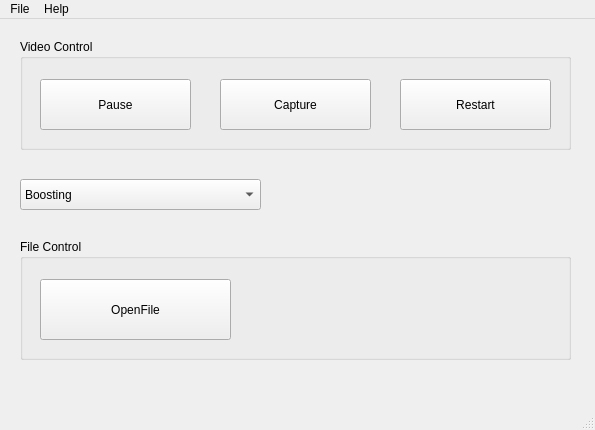
<?xml version="1.0" encoding="UTF-8"?>
<ui version="4.0">
 <class>MainWindow</class>
 <widget class="QMainWindow" name="MainWindow">
  <property name="geometry">
   <rect>
    <x>0</x>
    <y>0</y>
    <width>595</width>
    <height>430</height>
   </rect>
  </property>
  <property name="windowTitle">
   <string>MainWindow</string>
  </property>
  <widget class="QWidget" name="centralwidget">
   <widget class="QComboBox" name="comboBox">
    <property name="geometry">
     <rect>
      <x>20</x>
      <y>160</y>
      <width>241</width>
      <height>31</height>
     </rect>
    </property>
    <item>
     <property name="text">
      <string>Boosting</string>
     </property>
    </item>
    <item>
     <property name="text">
      <string>MIL</string>
     </property>
    </item>
    <item>
     <property name="text">
      <string>KCF</string>
     </property>
    </item>
    <item>
     <property name="text">
      <string>TLD</string>
     </property>
    </item>
    <item>
     <property name="text">
      <string>MedianFlow</string>
     </property>
    </item>
    <item>
     <property name="text">
      <string>GOTURN</string>
     </property>
    </item>
   </widget>
   <widget class="QGroupBox" name="groupBox">
    <property name="geometry">
     <rect>
      <x>20</x>
      <y>20</y>
      <width>551</width>
      <height>111</height>
     </rect>
    </property>
    <property name="title">
     <string>Video Control</string>
    </property>
    <widget class="QPushButton" name="pushButton">
     <property name="geometry">
      <rect>
       <x>20</x>
       <y>40</y>
       <width>151</width>
       <height>51</height>
      </rect>
     </property>
     <property name="text">
      <string>Pause</string>
     </property>
    </widget>
    <widget class="QPushButton" name="pushButton_2">
     <property name="geometry">
      <rect>
       <x>200</x>
       <y>40</y>
       <width>151</width>
       <height>51</height>
      </rect>
     </property>
     <property name="text">
      <string>Capture</string>
     </property>
    </widget>
    <widget class="QPushButton" name="pushButton_3">
     <property name="geometry">
      <rect>
       <x>380</x>
       <y>40</y>
       <width>151</width>
       <height>51</height>
      </rect>
     </property>
     <property name="text">
      <string>Restart</string>
     </property>
    </widget>
   </widget>
   <widget class="QGroupBox" name="groupBox_2">
    <property name="geometry">
     <rect>
      <x>20</x>
      <y>220</y>
      <width>551</width>
      <height>121</height>
     </rect>
    </property>
    <property name="title">
     <string>File Control</string>
    </property>
    <widget class="QPushButton" name="pushButton_4">
     <property name="geometry">
      <rect>
       <x>20</x>
       <y>40</y>
       <width>191</width>
       <height>61</height>
      </rect>
     </property>
     <property name="text">
      <string>OpenFile</string>
     </property>
    </widget>
   </widget>
  </widget>
  <widget class="QMenuBar" name="menubar">
   <property name="geometry">
    <rect>
     <x>0</x>
     <y>0</y>
     <width>595</width>
     <height>28</height>
    </rect>
   </property>
   <widget class="QMenu" name="menuFile">
    <property name="title">
     <string>File</string>
    </property>
    <addaction name="actionAbout_File"/>
    <addaction name="actionExit"/>
   </widget>
   <widget class="QMenu" name="menuHelp">
    <property name="title">
     <string>Help</string>
    </property>
    <addaction name="actionHelp"/>
   </widget>
   <addaction name="menuFile"/>
   <addaction name="menuHelp"/>
  </widget>
  <widget class="QStatusBar" name="statusbar"/>
  <action name="actionExit">
   <property name="text">
    <string>Exit</string>
   </property>
  </action>
  <action name="actionHelp">
   <property name="text">
    <string>About Help</string>
   </property>
  </action>
  <action name="actionAbout_File">
   <property name="text">
    <string>About File</string>
   </property>
  </action>
 </widget>
 <resources/>
 <connections/>
</ui>
